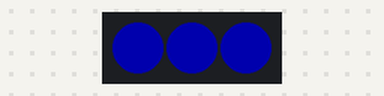
Simulated run of this sketch. Board: ESP32. Parts: 3 RGB LEDs in strip order, left to right. Dim RGB values are drawn brighter than linear.

Above: at 0.15 s.
At 1.37 s:
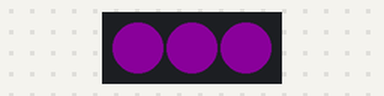
At 2.72 s:
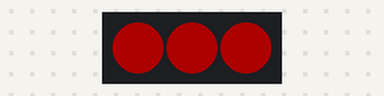
At 3.96 s:
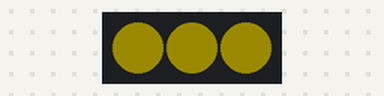
At 5.31 s:
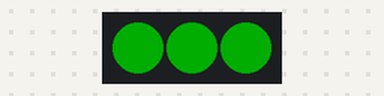
At 6.85 s:
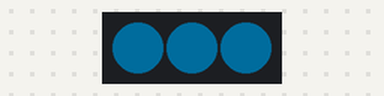
Timing chart, 0 to 8.9 s (numbered marks = the images above):
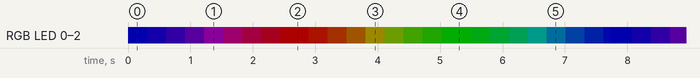

The sketch:

WS2812B.ino
```cpp
#include <Adafruit_NeoPixel.h>

// ここを接続してるピン番号に変えてね！
#define PIN        33
// LEDの数
#define NUMPIXELS  3

// NeoPixelの設定（大体このままで動くはず！）
Adafruit_NeoPixel pixels(NUMPIXELS, PIN, NEO_GRB + NEO_KHZ800);

void setup() {
  pixels.begin(); // 初期化
  pixels.clear(); // いったん全部消す
  pixels.setBrightness(50);
}

void loop() {

  for (int i=0;i<255;i++){
    for (int j=0; j<NUMPIXELS;j++){
      pixels.setPixelColor(j, pixels.Color(i, 0, 255-i));

    }
    pixels.show();
    delay(10);
    pixels.clear();
  }
  for (int i=0;i<255;i++){
    for (int j=0; j< NUMPIXELS ;j++){
      pixels.setPixelColor(j, pixels.Color(255-i, i, 0));
    }
    pixels.show();
    delay(10);
    pixels.clear();
  }
  for (int i=0;i<255;i++){
    for (int j=0; j<NUMPIXELS;j++){
      pixels.setPixelColor(j, pixels.Color(0, 255-i, i));
    }
    pixels.show();
    delay(10);
    pixels.clear();
  }
}
```

Measured:
- by itself, RGB LED 0–2: off → RGB(0, 0, 50) at 0.00 s, → RGB(5, 0, 44) 0.30 s later, → RGB(11, 0, 38) 0.30 s later, → RGB(17, 0, 32) 0.30 s later, … (139 changes in this stretch)
- by itself, everything shown: repeats every 7.8 s, in 27 steps
